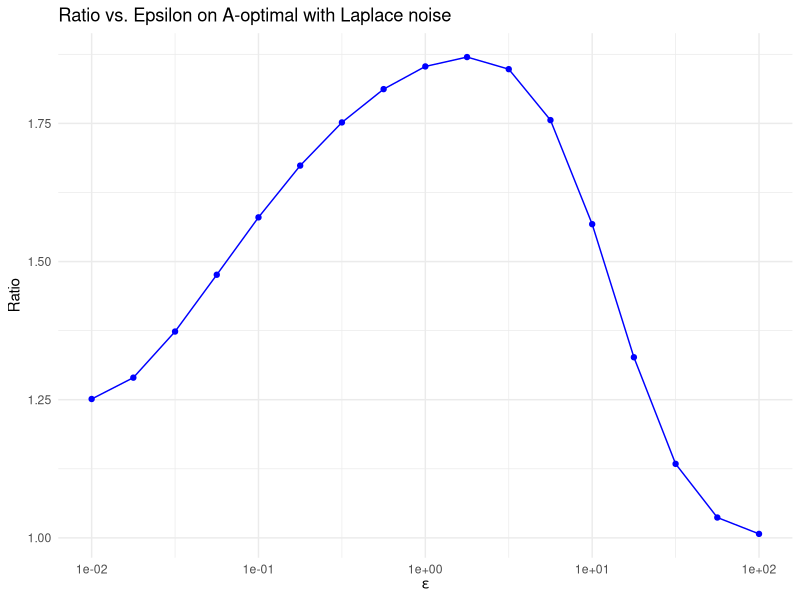
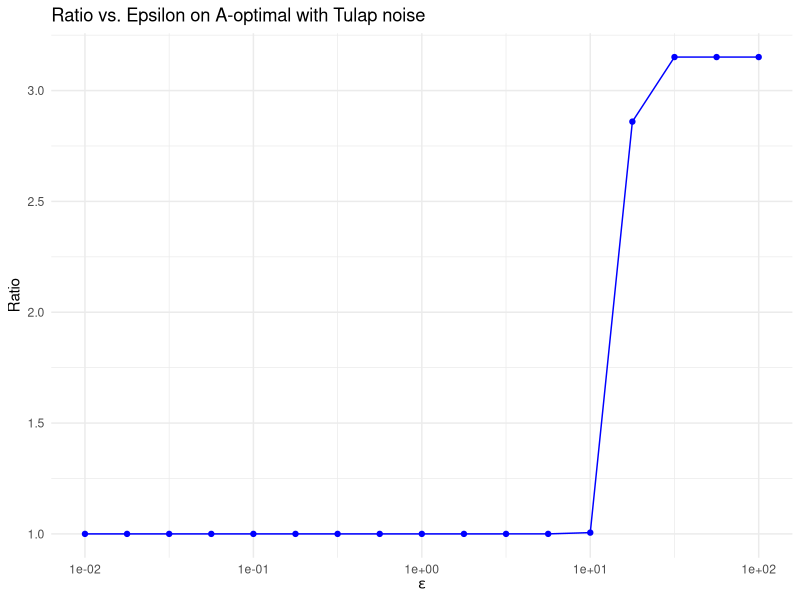

Here is the R script that generated these plots, in order: (Note: this script raises an error after producing the figures.)
# variance of A-optimal

## Section 5.1 (Figure 6 in appendix B)

library(ggplot2)
library(tidyr)

N = 1000*(7:10)
sigmaSq = 0.08^(1:4)
k = length(N)
eta = 200
ep=1

Og.Var <- function(x,N,sigmaSq){
  sum((1/x)*sigmaSq)
}

Pure.Lap.Var <- function(x,N,sigmaSq,ep){
  sum((1/x)*2*(1/log(1+N*(exp(ep)-1)/x))^2)
}

fn.Var <- function(x,N,sigmaSq,ep){
  Og.Var(x,N,sigmaSq) + Pure.Lap.Var(x,N,sigmaSq,ep)
}


naive.alg <- function(ep){
  naiveSolution = sqrt(sigmaSq)*N / sum(sqrt(sigmaSq)*N)*eta
  comboA_butk = as.list(as.data.frame(rbind(floor(naiveSolution[-k]), ceiling(naiveSolution[-k]))))
  comboA_butk = expand.grid(comboA_butk)
  
  comboA <- t(apply(comboA_butk, MARGIN = 1, function(y) {
    xk = eta - sum(y)
    x = c(y, xk)
    if (min(x) > 0 & max(x) < (eta-k+1)) {
      return(x)
    } else {
      return(NULL)  # Exclude this combination
    }
  }))
  
  adjust.output <- function(output) {
    if (is.list(output)) {
      output <- do.call(rbind, output)  
    }
    return(output)
  }
  comboA = adjust.output(comboA)
  
  var_value = apply(comboA, MARGIN = 1, function(n){
    fn.Var(n,N,sigmaSq,ep)
  })
  naiveSolution = comboA[which(var_value == min(var_value)),]
  var_naiveSolution = fn.Var(naiveSolution,N,sigmaSq,ep)
  
  return(var_naiveSolution)
}


library(nloptr)

true.alg <- function(ep){
  # Define the objective function
  fun <- function(params) {
    x <- params
    # Define the original objective function
    #return(fn.Var(x,N,sigmaSq,ep))
    return(fn.Var(x,N,sigmaSq,ep)) # fn.Var times sum(N)^2 is easier for nloptr to run, avoiding rounding in decimals
  }
  
  # Define the equality constraint function
  constraint_fun <- function(params) {
    x <- params
    return(eta - sum(x))
  }
  
  # Define the initial guess for the parameters
  initial_guess <- rep(eta/k,k)
  lb = rep(1, k)
  ub = rep(eta, k)
  
  # Set up the optimization using nloptr
  result_nloptr <- nloptr(
    x0 = initial_guess,               # Starting point
    eval_f = fun,                     # Objective function
    lb = lb,                     # Lower bounds 
    ub = ub,                 # Upper bounds
    eval_g_eq = constraint_fun,     # Inequality constraints
    opts = list(
      "algorithm" = "NLOPT_LN_COBYLA",  # Algorithm that handles nonlinear constraints
      "xtol_rel" = 1.0e-20
    )
  )
  
  print(result_nloptr)
  xStar = result_nloptr$solution
  var_xStar = fn.Var(xStar, N, sigmaSq, ep)
  
  
  comboT_butk = as.list(as.data.frame(rbind(floor(xStar[-k]), ceiling(xStar[-k]))))
  comboT_butk = expand.grid(comboT_butk)
  
  comboT <- t(apply(comboT_butk, MARGIN = 1, function(y) {
    xk = eta - sum(y)
    x = c(y, xk)
    if (min(x) > 0 & max(x) < (eta-k+1)) {
      return(x)
    } else {
      return(NULL)  # Exclude this combination
    }
  }))
  
  adjust.output <- function(output) {
    if (is.list(output)) {
      output <- do.call(rbind, output)  
    }
    return(output)
  }
  comboT = adjust.output(comboT)
  
  ### Select n_init from set T
  var_value = apply(comboT, MARGIN = 1, function(n){
    fn.Var(n,N,sigmaSq,ep)
  })
  n_init = comboT[which(var_value == min(var_value)),]
  var_n_init = fn.Var(n_init,N,sigmaSq,ep)
  
  ### eigenvalues
  c = (exp(ep)-1)*N
  # x components with Laplace noise
  x = xStar
  H_f = diag( 2*( sigmaSq/x^3 + ((x+c)^2*(log(1+c/x))^2 - c*(4*x+3*c)*log(1+c/x) + 3*c^2)/ ((x^3*(x+c)^2)*(log(1+c/x))^4) ) )
  H_f_info = eigen(H_f)
  H_f_eigenvalues = H_f_info$values #ifelse statement for negative eigenvalues
  max_eigenvalues = max(H_f_eigenvalues)
  min_eigenvalues = min(H_f_eigenvalues)
  
  
  ### radius 
  r = sqrt(2*(var_n_init - var_xStar)/min_eigenvalues)
  
  ### Select integer optimal from set S
  lowUpBound <- rbind(xStar - r, xStar + r)
  lowUpBound <- ifelse(lowUpBound < 0, 0, lowUpBound)
  comboS_butk <- lapply(1:(k-1), function(i){
    seq(ceiling(lowUpBound[1,i]), floor(lowUpBound[2,i]))
  })
  comboS_butk = expand.grid(comboS_butk)
  comboS <- t(apply(comboS_butk, MARGIN = 1, function(y) {
    xk = eta - sum(y)
    x = c(y, xk)
    if (min(x) > 0 & max(x) < (eta-k+1)) {
      return(x)
    } else {
      return(NULL)  # Exclude this combination
    }
  }))
  comboS = adjust.output(comboS)
  
  
  ### Select nStar from set S
  var_values = apply(comboS, MARGIN = 1, function(n){
    fn.Var(n,N,sigmaSq,ep)
  })
  nStar = comboS[which(var_values == min(var_values)),]
  var_nStar = fn.Var(nStar,N,sigmaSq,ep)
  
  return(var_nStar)
}

df1 <- sapply(10^seq(-2,2,0.25), function(ep){
  
  c(ep, naive.alg(ep) / true.alg(ep))
  
})

df1 <- as.data.frame(t(df1))
colnames(df1) <- c("epsilon", "ratio")
ggplot(df1, aes(x = epsilon, y = ratio)) +
  geom_line(color = "blue") +  # Line plot
  geom_point(color = "blue") +  # Points for clarity
  scale_x_log10() +  # Log scale for x-axis (epsilon)
  labs(
    title = "Ratio vs. Epsilon on A-optimal with Laplace noise",
    x = expression(epsilon),
    y = "Ratio"
  ) +
  theme_minimal() 


####################################################################################################################################

Og.Var <- function(x,N,sigmaSq){
  sum((1/x)*sigmaSq)
}

Pure.TuLap.Var <- function(x,N,sigmaSq,ep){
  sum(2*(N*(exp(ep)-1)+x)/(exp(ep)-1)^2 ) + sum((1/x)*(1/12))
}

fn.Var <- function(x,N,sigmaSq,ep){
  Og.Var(x,N,sigmaSq) + Pure.TuLap.Var(x,N,sigmaSq,ep)
}

true.alg <- function(ep){
  # Define the objective function
  fun <- function(params) {
    x <- params
    # Define the original objective function
    #return(fn.Var(x,N,sigmaSq,ep))
    return(fn.Var(x,N,sigmaSq,ep)) # fn.Var times sum(N)^2 is easier for nloptr to run, avoiding rounding in decimals
  }
  
  # Define the equality constraint function
  constraint_fun <- function(params) {
    x <- params
    return(eta - sum(x))
  }
  
  # Define the initial guess for the parameters
  initial_guess <- rep(eta/k,k)
  lb = rep(1, k)
  ub = rep(eta, k)
  
  # Set up the optimization using nloptr
  result_nloptr <- nloptr(
    x0 = initial_guess,               # Starting point
    eval_f = fun,                     # Objective function
    lb = lb,                     # Lower bounds 
    ub = ub,                 # Upper bounds
    eval_g_eq = constraint_fun,     # Inequality constraints
    opts = list(
      "algorithm" = "NLOPT_LN_COBYLA",  # Algorithm that handles nonlinear constraints
      "xtol_rel" = 1.0e-20
    )
  )
  
  print(result_nloptr)
  xStar = result_nloptr$solution
  var_xStar = fn.Var(xStar, N, sigmaSq, ep)
  
  
  comboT_butk = as.list(as.data.frame(rbind(floor(xStar[-k]), ceiling(xStar[-k]))))
  comboT_butk = expand.grid(comboT_butk)
  
  comboT <- t(apply(comboT_butk, MARGIN = 1, function(y) {
    xk = eta - sum(y)
    x = c(y, xk)
    if (min(x) > 0 & max(x) < (eta-k+1)) {
      return(x)
    } else {
      return(NULL)  # Exclude this combination
    }
  }))
  
  adjust.output <- function(output) {
    if (is.list(output)) {
      output <- do.call(rbind, output)  
    }
    return(output)
  }
  comboT = adjust.output(comboT)
  
  ### Select n_init from set T
  var_value = apply(comboT, MARGIN = 1, function(n){
    fn.Var(n,N,sigmaSq,ep)
  })
  n_init = comboT[which(var_value == min(var_value)),]
  var_n_init = fn.Var(n_init,N,sigmaSq,ep)
  
  ### eigenvalues
  c = (exp(ep)-1)*N
  # x components with Laplace noise
  x = xStar
  H_f = diag( 2*( (sigmaSq + 1/12) /x^3 ) )
  H_f_info = eigen(H_f)
  H_f_eigenvalues = H_f_info$values #ifelse statement for negative eigenvalues
  max_eigenvalues = max(H_f_eigenvalues)
  min_eigenvalues = min(H_f_eigenvalues)
  
  
  ### radius 
  r = sqrt(2*(var_n_init - var_xStar)/min_eigenvalues)
  
  ### Select integer optimal from set S
  lowUpBound <- rbind(xStar - r, xStar + r)
  lowUpBound <- ifelse(lowUpBound < 0, 0, lowUpBound)
  comboS_butk <- lapply(1:(k-1), function(i){
    seq(ceiling(lowUpBound[1,i]), floor(lowUpBound[2,i]))
  })
  comboS_butk = expand.grid(comboS_butk)
  comboS <- t(apply(comboS_butk, MARGIN = 1, function(y) {
    xk = eta - sum(y)
    x = c(y, xk)
    if (min(x) > 0 & max(x) < (eta-k+1)) {
      return(x)
    } else {
      return(NULL)  # Exclude this combination
    }
  }))
  comboS = adjust.output(comboS)
  
  
  ### Select nStar from set S
  var_values = apply(comboS, MARGIN = 1, function(n){
    fn.Var(n,N,sigmaSq,ep)
  })
  nStar = comboS[which(var_values == min(var_values)),]
  var_nStar = fn.Var(nStar,N,sigmaSq,ep)
  
  return(var_nStar)
}


df2 <- sapply(10^seq(-2,2,0.25), function(ep){
  
  c(ep, naive.alg(ep) / true.alg(ep))
  
})

df2 <- as.data.frame(t(df2))
colnames(df2) <- c("epsilon", "ratio")
ggplot(df2, aes(x = epsilon, y = ratio)) +
  geom_line(color = "blue") +  # Line plot
  geom_point(color = "blue") +  # Points for clarity
  scale_x_log10() +  # Log scale for x-axis (epsilon)
  labs(
    title = "Ratio vs. Epsilon on A-optimal with Tulap noise",
    x = expression(epsilon),
    y = "Ratio"
  ) +
  theme_minimal() 

####################################################################################################################################

Og.Var <- function(x,N,sigmaSq){
  sum((1/x)*sigmaSq)
}

Pure.DLap.Var <- function(x,N,sigmaSq,ep){
  sum( 2*(N*(exp(ep)-1)+x) / (exp(ep)-1)^2 ) 
}

fn.Var <- function(x,N,sigmaSq,ep){
  Og.Var(x,N,sigmaSq) + Pure.DLap.Var(x,N,sigmaSq,ep)
}

true.alg <- function(ep){
  # Define the objective function
  fun <- function(params) {
    x <- params
    # Define the original objective function
    #return(fn.Var(x,N,sigmaSq,ep))
    return(fn.Var(x,N,sigmaSq,ep)) # fn.Var times sum(N)^2 is easier for nloptr to run, avoiding rounding in decimals
  }
  
  # Define the equality constraint function
  constraint_fun <- function(params) {
    x <- params
    return(eta - sum(x))
  }
  
  # Define the initial guess for the parameters
  initial_guess <- rep(eta/k,k)
  lb = rep(1, k)
  ub = rep(eta, k)
  
  # Set up the optimization using nloptr
  result_nloptr <- nloptr(
    x0 = initial_guess,               # Starting point
    eval_f = fun,                     # Objective function
    lb = lb,                     # Lower bounds 
    ub = ub,                 # Upper bounds
    eval_g_eq = constraint_fun,     # Inequality constraints
    opts = list(
      "algorithm" = "NLOPT_LN_COBYLA",  # Algorithm that handles nonlinear constraints
      "xtol_rel" = 1.0e-20
    )
  )
  
  #print(result_nloptr)
  xStar = result_nloptr$solution
  var_xStar = fn.Var(xStar, N, sigmaSq, ep)
  
  
  comboT_butk = as.list(as.data.frame(rbind(floor(xStar[-k]), ceiling(xStar[-k]))))
  comboT_butk = expand.grid(comboT_butk)
  
  comboT <- t(apply(comboT_butk, MARGIN = 1, function(y) {
    xk = eta - sum(y)
    x = c(y, xk)
    if (min(x) > 0 & max(x) < (eta-k+1)) {
      return(x)
    } else {
      return(NULL)  # Exclude this combination
    }
  }))
  
  adjust.output <- function(output) {
    if (is.list(output)) {
      output <- do.call(rbind, output)  
    }
    return(output)
  }
  comboT = adjust.output(comboT)
  
  ### Select n_init from set T
  var_value = apply(comboT, MARGIN = 1, function(n){
    fn.Var(n,N,sigmaSq,ep)
  })
  n_init = comboT[which(var_value == min(var_value)),]
  var_n_init = fn.Var(n_init,N,sigmaSq,ep)
  
  ### eigenvalues
  c = (exp(ep)-1)*N
  # x components with Laplace noise
  x = xStar
  H_f = diag( 2*( sigmaSq/x^3 + 0.001 ) )
  H_f_info = eigen(H_f)
  H_f_eigenvalues = H_f_info$values #ifelse statement for negative eigenvalues
  max_eigenvalues = max(H_f_eigenvalues)
  min_eigenvalues = min(H_f_eigenvalues)
  
  
  ### radius 
  r = sqrt(2*(var_n_init - var_xStar)/min_eigenvalues)
  
  ### Select integer optimal from set S
  lowUpBound <- rbind(xStar - r, xStar + r)
  lowUpBound <- ifelse(lowUpBound < 0, 0, lowUpBound)
  comboS_butk <- lapply(1:(k-1), function(i){
    seq(ceiling(lowUpBound[1,i]), floor(lowUpBound[2,i]))
  })
  comboS_butk = expand.grid(comboS_butk)
  comboS <- t(apply(comboS_butk, MARGIN = 1, function(y) {
    xk = eta - sum(y)
    x = c(y, xk)
    if (min(x) > 0 & max(x) < (eta-k+1)) {
      return(x)
    } else {
      return(NULL)  # Exclude this combination
    }
  }))
  comboS = adjust.output(comboS)
  
  
  ### Select nStar from set S
  var_values = apply(comboS, MARGIN = 1, function(n){
    fn.Var(n,N,sigmaSq,ep)
  })
  nStar = comboS[which(var_values == min(var_values)),]
  var_nStar = fn.Var(nStar,N,sigmaSq,ep)
  
  return(var_nStar)
}



df3 = sapply(10^seq(-2,2,0.25), function(ep){
  print(ep)
  c(ep, naive.alg(ep) / true.alg(ep))
  
})

df3 <- as.data.frame(t(df3))
colnames(df3) <- c("epsilon", "ratio")
ggplot(df3, aes(x = epsilon, y = ratio)) +
  geom_line(color = "blue") +  # Line plot
  geom_point(color = "blue") +  # Points for clarity
  scale_x_log10() +  # Log scale for x-axis (epsilon)
  labs(
    title = "Ratio vs. Epsilon on A-optimal with DLap noise",
    x = expression(epsilon),
    y = "Ratio"
  ) +
  theme_minimal() 

####################################################################################################

df <- cbind(df1, df2[,2], df3[,2])
colnames(df) <- c("epsilon", "Laplace","TuLap","DLap")

# Reshape data into long format
df_long <- pivot_longer(
  df,
  cols = c("Laplace", "TuLap","DLap"),
  names_to = "Method",
  values_to = "Value"
)

library(ggplot2)


ggplot(df_long, aes(x = epsilon, y = Value, color = Method)) +
  geom_line(size = 1) +
  geom_point() +
  scale_x_log10(breaks = c(0.01, 0.1, 1, 10, 100),  # Specify the breaks
                labels = c("0.01", "0.1", "1", "10", "100")) +
  labs(
    title = "",
    x = expression(epsilon),
    y = "Variance Ratio",
    color = "Mechanism"
  ) +
  facet_wrap(~Method, scales = "free_y") +  # Separate panels for each method with independent y-scales
  theme_minimal() +
  theme(
    axis.text.x = element_text(angle = 41, hjust = 1, size = 13),  # Rotate x-axis labels for better readability
    axis.text.y = element_text(size = 13),
    axis.title.x = element_text(size = 17),
    axis.title.y = element_text(size = 17),
    legend.text = element_text(size = 13),
    legend.title = element_text(size = 13),
    strip.text = element_text(size = 17),  # facet title font size
  )

